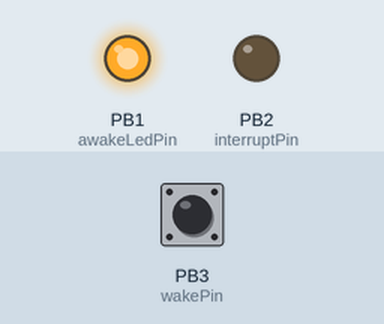
Recording of a sketch running on a simulated ATtiny85, built with avr-gcc and run on an emulated ATtiny85. On the bench: output pins drawn as LEDs (lit = HIGH). The test bench sets the inputs (shaded band); at power-on: PB3 (wakePin) HIGH. Sleep ends after the set time or at an interrupt.

Above: at 0.1 s.
Timing chart, 0 to 1.6 s (numbered marks = the images above):
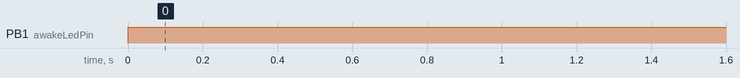

Measured:
- by itself, PB1 (awakeLedPin): LOW → HIGH at 0.00 s

The sketch:

test_sleep_wake4_based_on_1.ino
```cpp
#include <avr/sleep.h>
#include <avr/interrupt.h>

const int wakePin                     = 3;
int awakeLedPin = 1;            // LED connected to digital pin 0. Shows when the circuit is awake
int interruptPin = 2;      // LED to show the action of a interrupt


void setup() {
  pinMode(awakeLedPin, OUTPUT);         // sets the digital pin as output
  pinMode(interruptPin, OUTPUT);   // sets the digital pin as output
  pinMode(wakePin, INPUT_PULLUP);        // sets the digital pin as input
    } // setup

void sleepNow() {

    GIMSK |= _BV(PCIE);                     // Enable Pin Change Interrupts
    PCMSK |= _BV(PCINT3);                   // Use PB3 as interrupt pin
    ADCSRA &= ~_BV(ADEN);                   // ADC off

    set_sleep_mode(SLEEP_MODE_PWR_DOWN);    // replaces above statement
    sleep_enable();                         // Sets the Sleep Enable bit in the MCUCR Register (SE BIT)
    sei();                                  // Enable interrupts
    sleep_mode();                          // here the device is actually put to sleep!!


    sleep_disable();                        // Clear SE bit
    cli();                                  // Disable interrupts
    PCMSK &= ~_BV(PCINT3);                  // Turn off PB3 as interrupt pin
    ADCSRA |= _BV(ADEN);                    // ADC on

    //sei();                                  // Enable interrupts
    delay(250);                           // wait 2 sec. so humans can notice the interrupt LED to show the interrupt is handled
    digitalWrite (interruptPin, LOW);       // turn off the interrupt LED
    } // sleep

ISR(PCINT0_vect) {
    // This is called when the interrupt occurs, but I don't need to do anything in it
    }

void wakeUpNow(){        // here the interrupt is handled after wakeup

  //execute code here after wake-up before returning to the loop() function
  // timers and code using timers (serial.print and more...) will not work here.
 digitalWrite(interruptPin, HIGH);
}


void loop(){
  digitalWrite(awakeLedPin, HIGH);            // sets the LED on
  delay(3000);                           // waits for a second
  sleepNow();                      // sleep function called here
}
```
